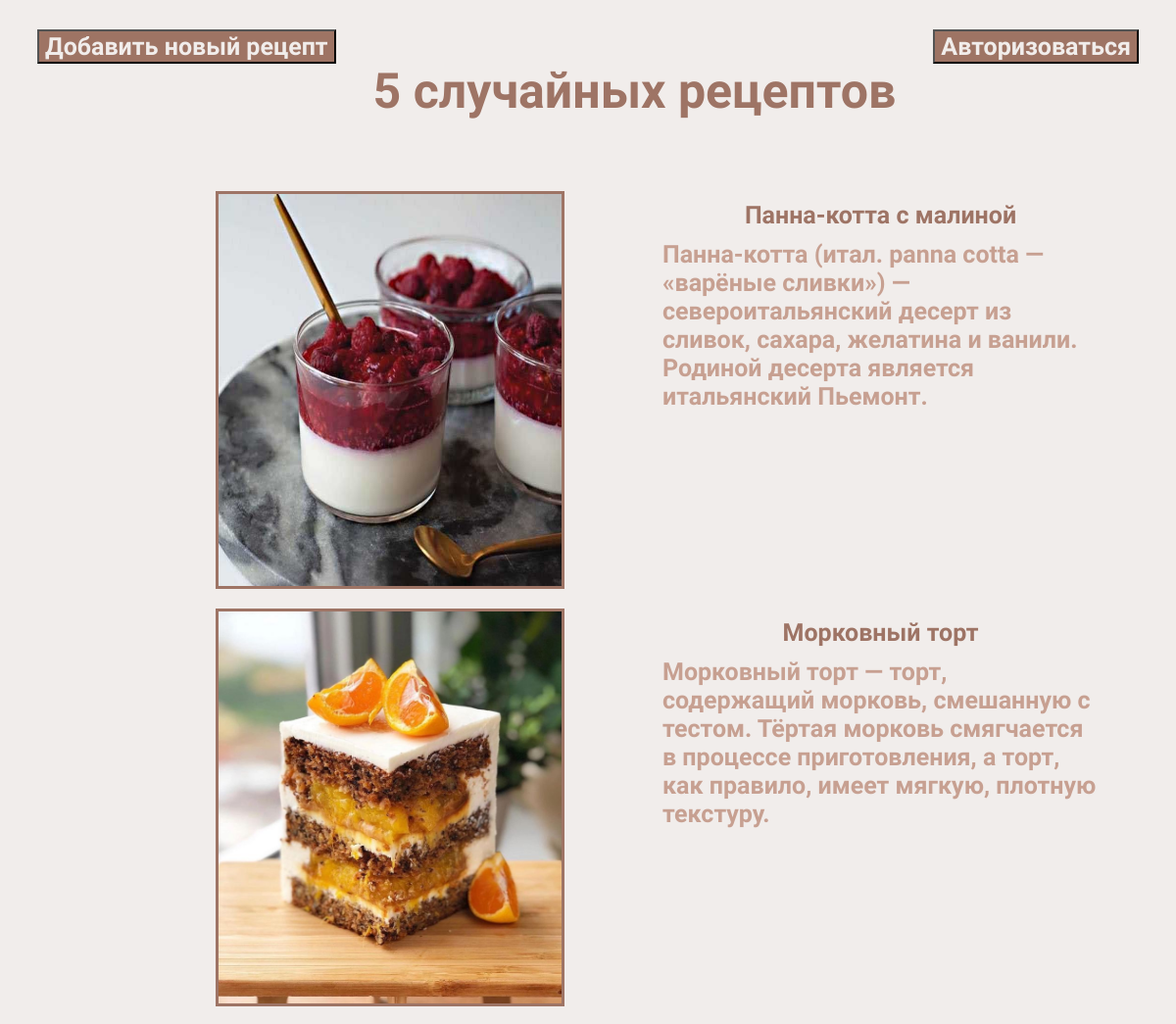
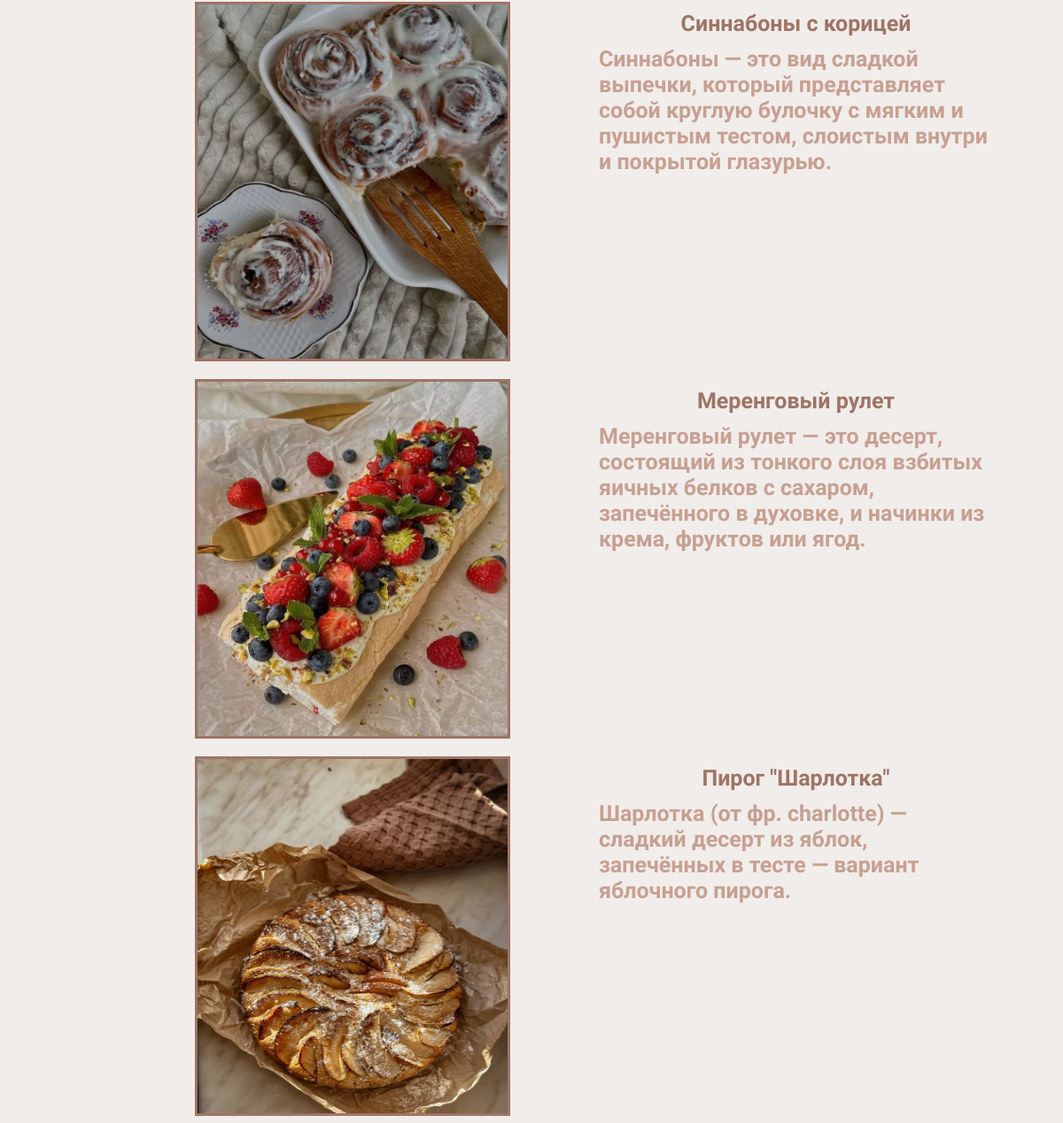
The page / on the database its author committed (2 pictures, top to bottom).
### main/models.py (models this page shows, shortened)
class Receipt(models.Model):
    name = models.CharField(max_length=30, verbose_name="Название")
    description = models.TextField(blank=True, verbose_name="Описание")
    cooking_steps = models.TextField(verbose_name="Шаги приготовления")
    cooking_time = models.TimeField(null=True, verbose_name="Время приготовления")
    image = models.ImageField(upload_to='static/image_from_client',
                              null=True,
                              blank=True,
                              verbose_name="Изображение")
    author = models.CharField(max_length=50, null=False, verbose_name="Автор")
    user_created = models.ForeignKey(User, on_delete=models.CASCADE, blank=True)

### main/views.py (the view)
# urls.py: path('', HomePageView.as_view(), name='home_page'),
class HomePageView(ListView):
    template_name = "main/main.html"
    queryset = Receipt.objects.order_by("?")[:5]
    context_object_name = "receipts"

### main/templates/main/main.html (shortened to what this page needs)
{% extends 'main/index.html' %}
{% load static %}
{% block body %}
    <div class="menu">
        <div class="new_receipt">
            <button class="button"><a href="{% url "main:create_receipt" %}">Добавить новый рецепт</a></button>
        </div>
        <div><h1 class="random-receipt header">5 случайных рецептов</h1></div>
        <div>{% include "main/user-info.html" %}</div>
    </div>
    {% for item in receipts %}
        <ul class="border_block">
            <div class="brief_info">
                <div class="brief_name_description">
                    <p class="bold_name"><a href="{% url "main:receipt_details" pk=item.pk %}">
                        {{ item.name }}</a></p>
                    <p class="description">{{ item.description }}</p>
                </div>
                <div>
                    {% if item.image %}
                        <img src="{{ item.image.url }}" alt="{{ item.name }}" class="brief_image">
                        {% else %}
                        <p class="not_found">Изображение отсутствует</p>
                    {% endif %}
                </div>
            </div>
        </ul>
    {% endfor %}
{% endblock %}

### main/templates/main/index.html (shortened to what this page needs)
{% load static %}
<!DOCTYPE html>
<html lang="en">
<head>
    <link rel="stylesheet" href="{% static 'css/style.css'%}" type="text/css">
</head>
<body>
    {% block body %}
    {% endblock %}
</body>
</html>

### main/templates/main/user-info.html
<div>
    {% if user.is_authenticated %}
        <button class="button"><a href="{% url "main:profile" %}">{{ user }}</a></button>
        <button class="button"><a href="{% url "authentication:logout" %}">Выйти</a></button>
            {% else %}
                <button class="button"><a href="{% url "authentication:login" %}">Авторизоваться</a></button>
        {% endif %}
</div>

### main/static/css/style.css (style rules this page uses)
* { font-family: "Amatic SC", serif; font-weight: 700; font-style: normal; font-size: 25px; }
body { color: #bd8c7a; background: #f1edeb; }
div > .random-receipt { font-size: 50px; }
img { height: 450px; width: 600px; }
p { margin: 5px 5px 5px 0px; }
a, a:visited, a:hover, a:active { text-decoration: none; color: #9e7465; }
.button > a { color: #f1edeb; }
.button { background: #9e7464; }
.border_block { height: 100%; display: flex; flex-direction: column; max-width: 800px; margin: 20px auto auto; }
.brief_info { display: flex; align-items: center; justify-content: space-between; flex-direction: row-reverse; align-self: flex-start; }
.brief_image { height: 400px; width: 350px; float: left; margin-right: 50px; border: #9e7465 solid 3px; }
.brief_name_description { display: flex; align-self: flex-start; align-items: center; flex-direction: column; width: 450px; float: right; margin-left: 50px; }
.bold_name { font-weight: bold; font-size: larger; text-align: center; }
.description { color: #bd8c7acc; font-variant-position: normal; }
.menu { display: flex; justify-content: space-between; text-align-all: center; margin: 30px; margin-bottom: 40px; }
.header { color: #9e7465; }

### rows shown on the page
Receipt: name "Панна-котта с малиной", description "Панна-котта (итал. panna cotta — «варёные сливки») — североитальянский десерт из сливок, сахара, желатина и ванили. Родиной десерта является итальянский Пьемонт.", image (picture)
Receipt: name "Морковный торт", description "Морковный торт — торт, содержащий морковь, смешанную с тестом. Тёртая морковь смягчается в процессе приготовления, а торт, как правило, имеет мягкую, плотную текстуру.", image (picture)
Receipt: name "Синнабоны с корицей", description "Синнабоны — это вид сладкой выпечки, который представляет собой круглую булочку с мягким и пушистым тестом, слоистым внутри и покрытой глазурью.", image (picture)
Receipt: name "Меренговый рулет", description "Меренговый рулет — это десерт, состоящий из тонкого слоя взбитых яичных белков с сахаром, запечённого в духовке, и начинки из крема, фруктов или ягод.", image (picture)
Receipt: name "Пирог \"Шарлотка\"", description "Шарлотка (от фр. charlotte) — сладкий десерт из яблок, запечённых в тесте — вариант яблочного пирога.", image (picture)
